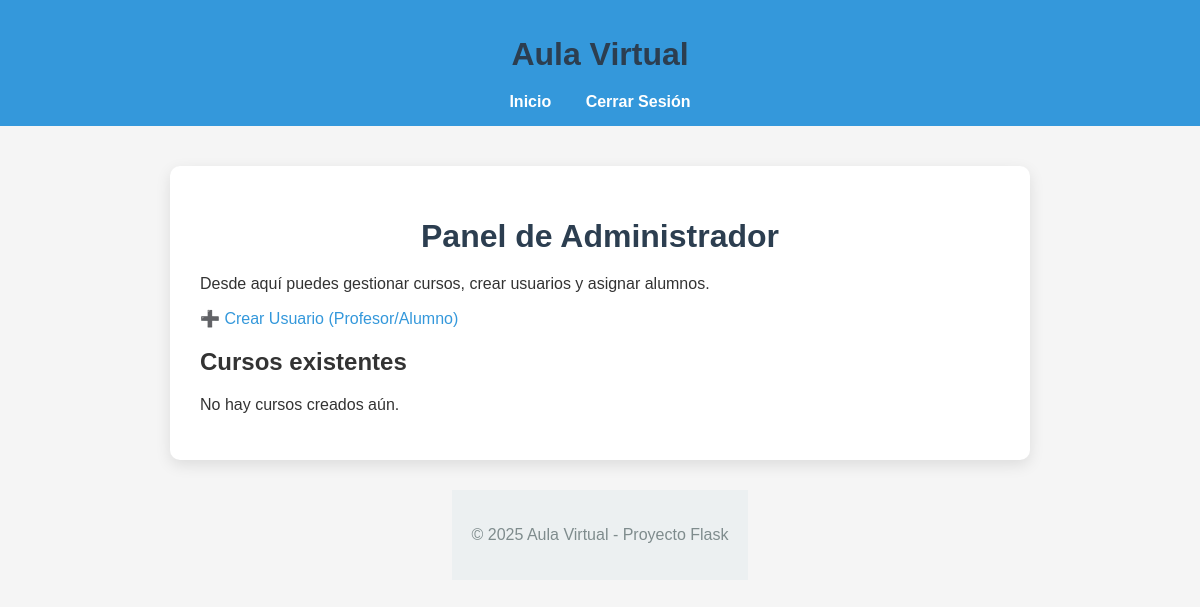
Page /dashboard (signed in) on the earlier database version.
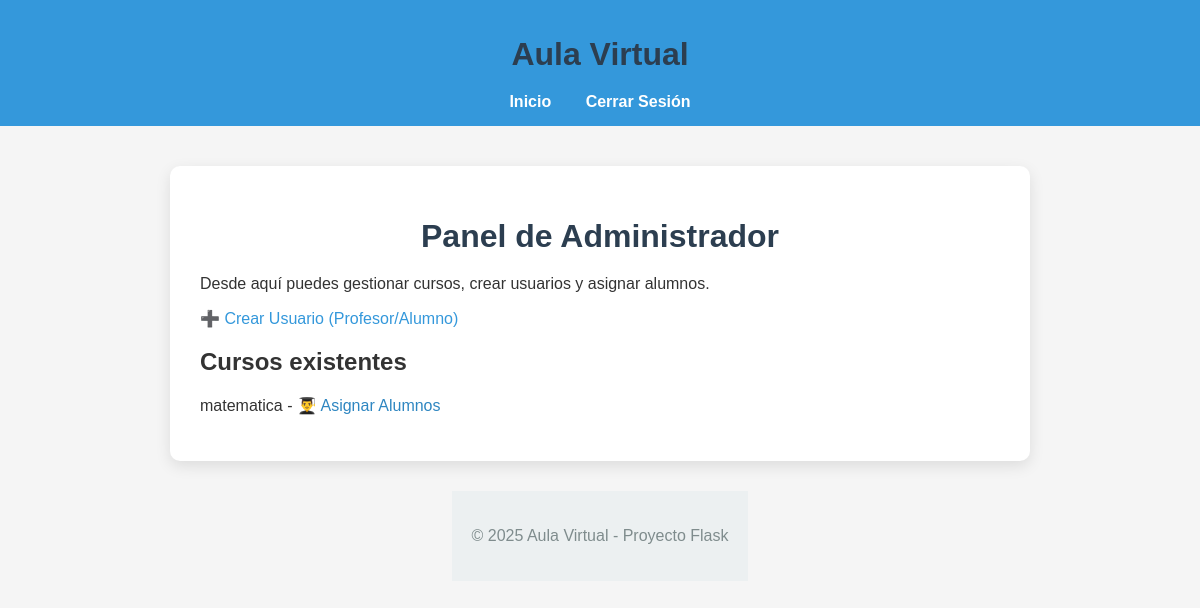
Same page on the later database version.
### app/models.py (models this page shows, shortened)
class Curso(db.Model):
    id = db.Column(db.Integer, primary_key=True)
    nombre = db.Column(db.String(255), nullable=False)
    descripcion = db.Column(db.Text, nullable=True)
    profesor_id = db.Column(db.Integer, db.ForeignKey("user.id"), nullable=False)
    archivos = db.relationship("Archivo", backref="curso", lazy=True)
    examenes = db.relationship("Examen", backref="curso", lazy=True)
    alumnos = db.relationship(
        "User",
        secondary=curso_alumno,
        backref="cursos_inscriptos",
        lazy="dynamic"
    )

### app/routes.py (the view)
@main.route("/dashboard")
@login_required
def dashboard():
    if current_user.rol == "admin":
        cursos = Curso.query.all()
        return render_template("dashboard_admin.html", cursos=cursos)
    elif current_user.rol == "profesor":
        cursos = Curso.query.filter_by(profesor_id=current_user.id).all()
        return render_template("dashboard_profesor.html", cursos=cursos)
    elif current_user.rol == "alumno":
        cursos = Curso.query.all()  # ⚠️ luego filtrar solo cursos asignados
        return render_template("dashboard_alumno.html", cursos=cursos)
    return redirect(url_for("main.login"))

### app/routes.py (called while the page is built)
@login_manager.user_loader
def load_user(user_id):
    return User.query.get(int(user_id))

### app/templates/dashboard_admin.html
{% extends "base.html" %}
{% block content %}
<div class="container">
    <h1>Panel de Administrador</h1>
    <p>Desde aquí puedes gestionar cursos, crear usuarios y asignar alumnos.</p>
    <ul class="admin-menu">
        <li><a href="{{ url_for('main.crear_usuario') }}">➕ Crear Usuario (Profesor/Alumno)</a></li>
    </ul>
    <h2>Cursos existentes</h2>
    <ul>
        {% for curso in cursos %}
            <li>
                {{ curso.nombre }} -
                <a href="{{ url_for('main.asignar_alumnos', curso_id=curso.id) }}">
                    👨‍🎓 Asignar Alumnos
                </a>
            </li>
        {% else %}
            <li>No hay cursos creados aún.</li>
        {% endfor %}
    </ul>
</div>
{% endblock %}

### app/templates/base.html (shortened to what this page needs)
<!DOCTYPE html>
<html lang="es">
<head>
    <link rel="stylesheet" href="{{ url_for('static', filename='style.css') }}">
</head>
<body>
    {% if current_user.is_authenticated %}
    <header>
        <h1>Aula Virtual</h1>
        <nav>
            <a href="{{ url_for('main.dashboard') }}">Inicio</a>
            <a href="{{ url_for('main.logout') }}">Cerrar Sesión</a>
        </nav>
    </header>
    {% endif %}
    <main>
        {% block content %}
        {% endblock %}
    </main>
    <footer>
        <p>© 2025 Aula Virtual - Proyecto Flask</p>
    </footer>
</body>
</html>

### app/static/style.css (style rules this page uses)
body { font-family: Arial, sans-serif; margin: 0; padding: 0; display: flex; flex-direction: column; align-items: center; justify-content: flex-start; min-height: 100vh; background-color: #f5f5f5; color: #333; }
main { width: 80%; max-width: 800px; margin-top: 40px; background-color: white; padding: 30px; border-radius: 10px; box-shadow: 0px 5px 15px rgba(0,0,0,0.1); }
header { background-color: #3498db; color: white; padding: 15px 0; text-align: center; width: 100%; }
header nav a { color: white; margin: 0 15px; text-decoration: none; font-weight: bold; }
h1 { text-align: center; margin-bottom: 20px; color: #2c3e50; }
a { color: #2E86C1; text-decoration: none; }
ul.admin-menu, ul { list-style: none; padding-left: 0; }
ul.admin-menu li, ul li { margin: 10px 0; }
ul.admin-menu li a { text-decoration: none; color: #3498db; }
footer { text-align: center; padding: 20px; margin-top: 30px; background-color: #ecf0f1; color: #7f8c8d; }

Differences in the rows shown:
added Curso: nombre "matematica"
Other differences:
text no longer shown: "No hay cursos creados aún."
